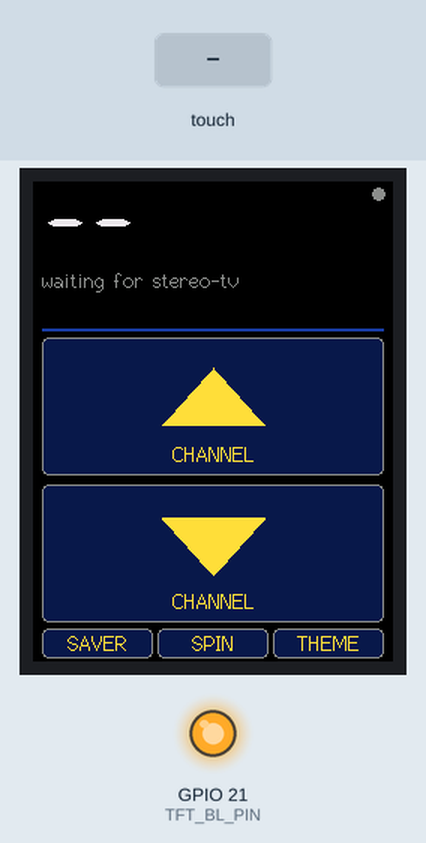
The sketch below on a simulated ESP32. Shown: 240×320 colour display, output pins drawn as LEDs (lit = HIGH). The test bench sets the inputs (shaded band). What the sketch prints to the serial monitor is not drawn.

Above: at 3.6 s.
3.7 s: touch panel pressed at 13 % / 50 % of its raw x / y range
At 3.81 s:
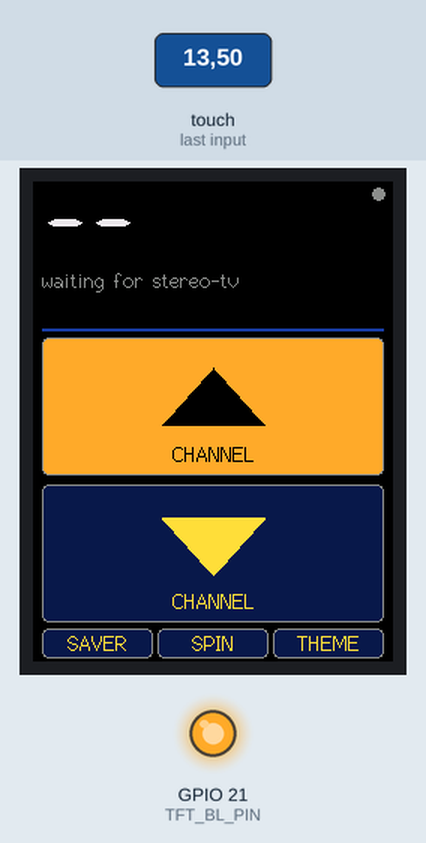
5.4 s: touch panel pressed at 13 % / 70 % of its raw x / y range
At 5.52 s:
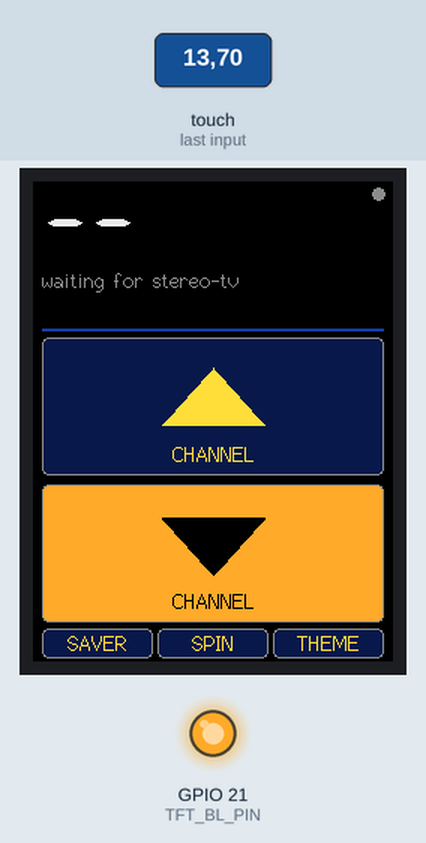
Timing chart, 0 to 8.4 s (numbered marks = the images above; inputs shaded):
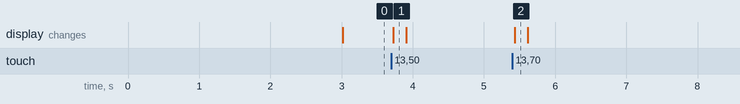

Measured:
- after the input at 3.7 s, the display: changes at once (image 1)
- after the input at 5.4 s, the display: changes at once (image 2)

The sketch:

stereotv_remote.ino
```cpp
// stereo-tv wired remote for the ESP32-2432S028 "Cheap Yellow Display" (2.8" ILI9341 + XPT2046 touch).
// Talks to the Pi over the CYD's USB serial at 115200. See remote/cyd/README.md for setup.
//
// Libraries (Library Manager): TFT_eSPI (Bodmer), XPT2046_Touchscreen (Paul Stoffregen).
// TFT_eSPI needs remote/cyd/User_Setup.h copied over the library's User_Setup.h.

#include <SPI.h>
#include <TFT_eSPI.h>
#include <XPT2046_Touchscreen.h>

// ---- CYD touch controller pins (separate SPI bus from the display)
#define XPT2046_IRQ  36
#define XPT2046_MOSI 32
#define XPT2046_MISO 39
#define XPT2046_CLK  25
#define XPT2046_CS   33
#define TFT_BL_PIN   21

// ---- orientation: 0 = portrait, 2 = portrait upside-down (use 2 if the USB lead comes out the top)
#define ROT 2
#define SCR_W 240
#define SCR_H 320

// ---- touch calibration (raw ADC range -> pixels). Adjust if taps land off-target.
#define TS_MINX 300
#define TS_MAXX 3800
#define TS_MINY 300
#define TS_MAXY 3800

SPIClass touchSPI(VSPI);
XPT2046_Touchscreen ts(XPT2046_CS, XPT2046_IRQ);
TFT_eSPI tft;

// ---- palette (stereo-tv colours)
#define C_BG     0x0000
#define C_NAVY   tft.color565(12, 24, 72)
#define C_BLUE   tft.color565(30, 60, 160)
#define C_CYAN   tft.color565(90, 220, 240)
#define C_YELLOW tft.color565(250, 220, 60)
#define C_AMBER  tft.color565(255, 170, 40)
#define C_GREY   tft.color565(140, 140, 140)
#define C_WHITE  tft.color565(235, 235, 235)
#define C_GREEN  tft.color565(60, 200, 90)

struct Btn { int16_t x, y, w, h; const char* label; const char* cmd; uint8_t ch; };

// Remote layout, portrait 240x320: status block on top, two big channel buttons, small row at the bottom.
const Btn BTNS[] = {
  {  6, 104, 228, 92, "UP",   "KEY RIGHT", 1},     // ch=1/2 here just tags the arrow direction
  {  6, 202, 228, 92, "DOWN", "KEY LEFT",  2},
  {  6, 298,  74, 20, "SAVER", "SAVER", 0},
  {  83, 298,  74, 20, "SPIN",  "KEY RETURN", 0},
  { 160, 298,  74, 20, "THEME", "KEY t", 0},
};
const int NBTN = sizeof(BTNS) / sizeof(BTNS[0]);

int  curCh = 0;
bool saverOn = false;
String npLine, stLine, chName;
uint32_t lastTouchMs = 0, lastStatusMs = 0, flashUntil = 0;
int flashBtn = -1;
bool wasTouched = false;

void drawBtn(int i, bool pressed) {
  const Btn& b = BTNS[i];
  uint16_t fill = pressed ? C_AMBER : C_NAVY;
  uint16_t edge = C_GREY;
  tft.fillRoundRect(b.x, b.y, b.w, b.h, 4, fill);
  tft.drawRoundRect(b.x, b.y, b.w, b.h, 4, edge);
  uint16_t ink = pressed ? C_BG : C_YELLOW;
  if (b.h > 40) {
    // big channel buttons: a large triangle + "CHANNEL"
    int cx = b.x + b.w / 2, cy = b.y + b.h / 2 - 6;
    if (b.ch == 1) tft.fillTriangle(cx - 34, cy + 18, cx + 34, cy + 18, cx, cy - 20, ink);
    else           tft.fillTriangle(cx - 34, cy - 18, cx + 34, cy - 18, cx, cy + 20, ink);
    tft.setTextDatum(MC_DATUM);
    tft.setTextColor(ink, fill);
    tft.drawString("CHANNEL", cx, b.y + b.h - 14, 2);
  } else {
    tft.setTextDatum(MC_DATUM);
    tft.setTextColor(ink, fill);
    tft.drawString(b.label, b.x + b.w / 2, b.y + b.h / 2, 2);
  }
}

String lastStatusKey;

void drawStatus() {
  // redraw only when something changed: repainting once a second flickers on this panel
  String key = String(curCh) + "|" + (saverOn ? "1" : "0") + "|" + chName + "|" + npLine + "|" + stLine;
  if (key == lastStatusKey) return;
  lastStatusKey = key;
  tft.fillRect(0, 0, SCR_W, 100, C_BG);
  tft.setTextDatum(TL_DATUM);
  // big channel number
  tft.setTextColor(saverOn ? C_GREY : C_WHITE, C_BG);
  String num = curCh ? String(curCh < 10 ? "0" : "") + curCh : "--";
  tft.drawString(num, 6, 4, 7);                        // 7-segment style font, ~48 px tall
  tft.setTextColor(C_CYAN, C_BG);
  String name = saverOn ? "SCREENSAVER" : chName;
  if (name.length() > 14) name = name.substring(0, 13) + "…";
  tft.drawString(name, 110, 8, 2);
  // now playing / status, two lines
  tft.setTextColor(npLine.length() ? C_YELLOW : C_GREY, C_BG);
  String l = npLine.length() ? npLine : stLine;
  int cut = l.indexOf(" · ");
  String a = cut > 0 ? l.substring(0, cut) : l, b = cut > 0 ? l.substring(cut + 3) : "";
  if (a.length() > 26) a = a.substring(0, 25) + "…";
  if (b.length() > 26) b = b.substring(0, 25) + "…";
  tft.drawString(a, 6, 58, 2);
  tft.setTextColor(C_WHITE, C_BG);
  tft.drawString(b, 6, 76, 2);
  tft.drawFastHLine(6, 98, SCR_W - 12, C_BLUE); tft.drawFastHLine(6, 99, SCR_W - 12, C_BLUE);
  tft.fillCircle(SCR_W - 10, 8, 4, (millis() - lastStatusMs < 3000) ? C_GREEN : C_GREY);
}

void drawAll() {
  tft.fillScreen(C_BG);
  drawStatus();
  for (int i = 0; i < NBTN; i++) drawBtn(i, false);
}

// tiny JSON field extractors for the status line (no ArduinoJson needed)
String jstr(const String& j, const char* key) {
  String k = String("\"") + key + "\":\"";
  int i = j.indexOf(k); if (i < 0) return "";
  i += k.length(); int e = j.indexOf('"', i);
  String v = j.substring(i, e); v.replace("\\u00b7", "·"); return v;
}
int jint(const String& j, const char* key) {
  String k = String("\"") + key + "\":";
  int i = j.indexOf(k); if (i < 0) return 0;
  return j.substring(i + k.length()).toInt();
}

void handleLine(String line) {
  line.trim();
  if (!line.startsWith("S ")) return;           // OK / ERR replies: ignore
  String j = line.substring(2);
  int ch = jint(j, "ch");
  bool sv = jint(j, "sv") == 1;
  String name = jstr(j, "name"), np = jstr(j, "np"), st = jstr(j, "st");
  bool chChanged = ch != curCh;
  int old = curCh;
  curCh = ch; saverOn = sv; chName = name; npLine = np; stLine = st;
  lastStatusMs = millis();
  drawStatus();
}

#if ESP_ARDUINO_VERSION_MAJOR >= 3
void blInit() { ledcAttach(TFT_BL_PIN, 5000, 8); }
void setBacklight(uint8_t pct) { ledcWrite(TFT_BL_PIN, 255 * pct / 100); }
#else
void blInit() { ledcSetup(0, 5000, 8); ledcAttachPin(TFT_BL_PIN, 0); }
void setBacklight(uint8_t pct) { ledcWrite(0, 255 * pct / 100); }
#endif

void setup() {
  Serial.begin(115200);
  blInit(); setBacklight(100);
  touchSPI.begin(XPT2046_CLK, XPT2046_MISO, XPT2046_MOSI, XPT2046_CS);
  ts.begin(touchSPI); ts.setRotation(ROT);
  tft.init(); tft.setRotation(ROT);
  stLine = "waiting for stereo-tv…";
  drawAll();
  Serial.println("PING");
}

void loop() {
  // ---- serial from the Pi
  static String buf;
  while (Serial.available()) {
    char c = Serial.read();
    if (c == '\n') { handleLine(buf); buf = ""; }
    else if (buf.length() < 400) buf += c;
  }
  // ---- touch (edge-triggered)
  bool touched = ts.touched();                 // poll: the IRQ pin isn't wired on every CYD
  if (touched && !wasTouched) {
    TS_Point p = ts.getPoint();
    if (p.x <= 0 || p.y <= 0 || p.x >= 4095 || p.y >= 4095) { wasTouched = touched; return; }   // bus glitch, not a finger
    int x = map(p.x, TS_MINX, TS_MAXX, 0, SCR_W);
    int y = map(p.y, TS_MINY, TS_MAXY, 0, SCR_H);
    Serial.printf("T %d %d %d -> %d %d\n", p.x, p.y, p.z, x, y);   // calibration aid (Pi logs it)
    lastTouchMs = millis(); setBacklight(100);
    for (int i = 0; i < NBTN; i++) {
      const Btn& b = BTNS[i];
      if (x >= b.x && x < b.x + b.w && y >= b.y && y < b.y + b.h) {
        Serial.println(b.cmd);
        drawBtn(i, true); flashBtn = i; flashUntil = millis() + 150;
        break;
      }
    }
  }
  wasTouched = touched;
  if (flashBtn >= 0 && millis() > flashUntil) { drawBtn(flashBtn, false); flashBtn = -1; }
  // ---- link dot refresh + backlight dimming after a minute idle
  static uint32_t lastDot = 0;
  if (millis() - lastDot > 1000) { lastDot = millis(); tft.fillCircle(SCR_W - 10, 8, 4, (millis() - lastStatusMs < 3000) ? C_GREEN : C_GREY); }
  if (millis() - lastTouchMs > 60000) setBacklight(25);
  delay(10);
}
```
